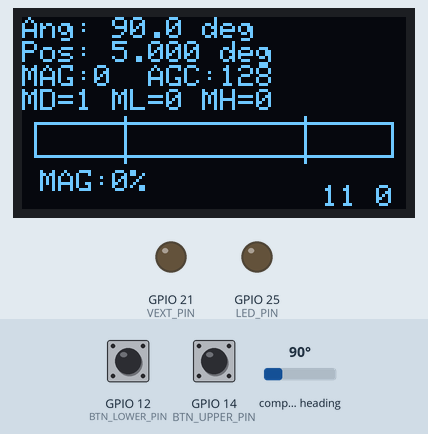
Recording of a sketch running on a simulated ESP32. Shown: 128×64 one-colour display, output pins drawn as LEDs (lit = HIGH). Wiring (inferred from the names in the program): AS5600 angle sensor at I2C address 0x36. Inputs (shaded band) come from the test bench; at power-on: compass heading 90°, GPIO 12 (BTN_LOWER_PIN) HIGH, GPIO 14 (BTN_UPPER_PIN) HIGH. Pins used as bus, display or sensor lines are not drawn; what the sketch prints to the serial monitor is not drawn.

Above: at 1.8 s.
1.9 s: compass heading set to 7°
At 2.4 s:
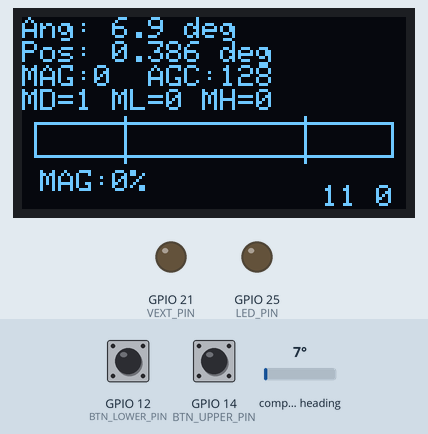
3.5 s: GPIO 12 (BTN_LOWER_PIN) pulled LOW for 0.15 s
At 3.65 s:
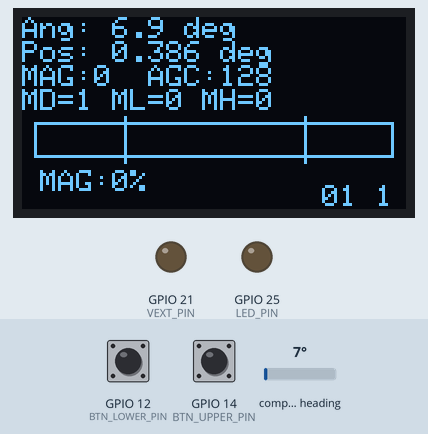
5.2 s: GPIO 14 (BTN_UPPER_PIN) pulled LOW for 0.15 s
At 6.5 s:
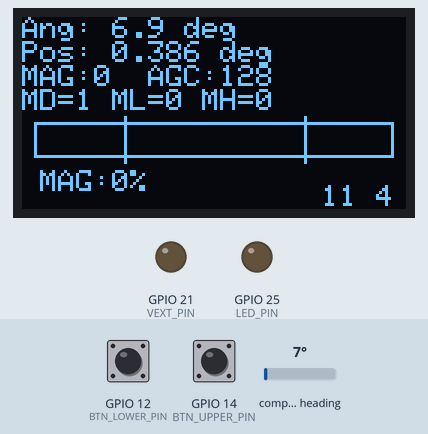
6.9 s: GPIO 14 (BTN_UPPER_PIN) pulled LOW for 1 s
At 7.8 s:
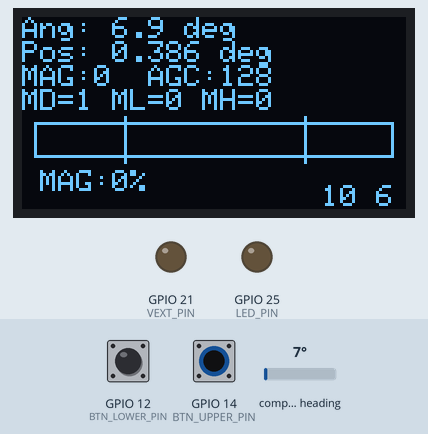
9.5 s: compass heading set to 90°
At 9.9 s:
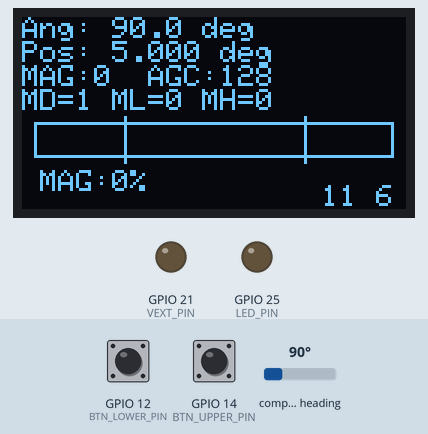
11.1 s: GPIO 12 (BTN_LOWER_PIN) pulled LOW for 1 s
At 12.0 s:
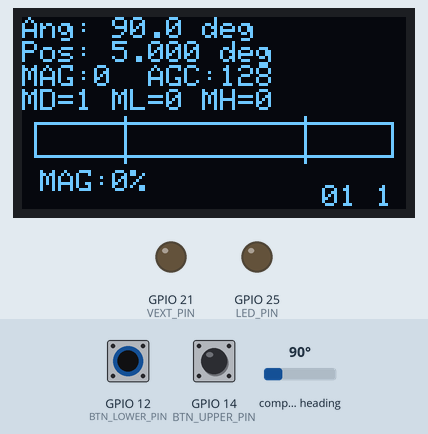
Timing chart, 0 to 14.1 s (numbered marks = the images above; inputs shaded):
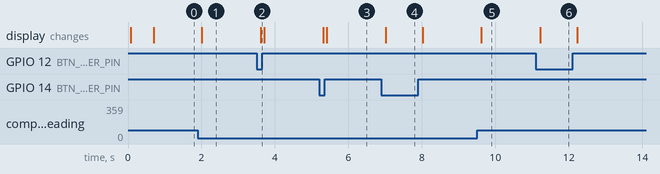

The sketch:

AS5600Cal.ino
```cpp
#include <Arduino.h>
#include "esp_timer.h"          //Include richiesto solo in core 3.x
#include <Wire.h>
#include <Adafruit_GFX.h>
#include <Adafruit_SSD1306.h>

// ========== Heltec WiFi Kit 32 pin ==========
constexpr uint8_t I2C_SDA_PIN = 4;
constexpr uint8_t I2C_SCL_PIN = 15;
constexpr uint8_t OLED_RES_PIN = 16;
constexpr uint8_t VEXT_PIN = 21;    // Vext control: LOW=ON, HIGH=OFF (commenta se non serve)
constexpr uint8_t LED_PIN = 25;     // Led bianco

// ========== I2C addresses ==========
constexpr uint8_t OLED_ADDR = 0x3C;
constexpr uint8_t AS5600_ADDR = 0x36;

// ========== AS5600 registers (MSB at lower addr) ==========
constexpr uint8_t REG_STATUS_H = 0x0B;
constexpr uint8_t REG_AGC = 0x1A;
constexpr uint8_t REG_MAGNITUDE = 0x1B;  // MSB; LSB=0x1C
constexpr uint8_t REG_RAW_ANGLE = 0x0C;  // MSB; LSB=0x0D

// ========== OLED setup ==========
constexpr int SCREEN_WIDTH = 128;
constexpr int SCREEN_HEIGHT = 64;
Adafruit_SSD1306 display(SCREEN_WIDTH, SCREEN_HEIGHT, &Wire, OLED_RES_PIN);

// ========== Stepper ==========
// BLU    B-
// ROSSO  B+
// VERDE  A-
// NERO   A+
constexpr uint8_t STEP_EN_PIN = 23;
constexpr uint8_t STEP_DIR_PIN = 19;
constexpr uint8_t STEP_PULSE_PIN = 22;

// ========== Buttons ==========
constexpr uint8_t BTN_LOWER_PIN = 12;
constexpr uint8_t BTN_UPPER_PIN = 14;

// ========== Timing ==========
constexpr uint32_t DISPLAY_UPDATE_MS = 100;
constexpr uint32_t KEY_SCAN_MS = 20;
// Velocissimo
// constexpr uint32_t STEP_RUN_PERIOD_US = 65;
// constexpr uint32_t STEP_START_PERIOD_US = 800;
// constexpr uint32_t STEP_ACCEL_TIME_MS = 2000;
constexpr uint32_t STEP_RUN_PERIOD_US = 1000;
constexpr uint32_t STEP_START_PERIOD_US = 1000;
constexpr uint32_t STEP_ACCEL_TIME_MS = 500;

// ========== Interrupt Timer ==========
esp_timer_handle_t toggle_timer;
bool motorEnabled = false;
bool motorAccelerating = false;
uint32_t currentStepPeriodUs = STEP_START_PERIOD_US;
int64_t motorAccelStartUs = 0;

enum KeyState : uint8_t {
  KEY_IDLE = 0,
  KEY_LOWER_HELD,
  KEY_UPPER_HELD,
  KEY_LOWER_RELEASED,
  KEY_UPPER_RELEASED,
  KEY_LOWER_CONTINUOUS,
  KEY_UPPER_CONTINUOUS
};

static inline bool isPressed(uint8_t pin) {
  return digitalRead(pin) == LOW;
}

static inline void setMotorEnabled(bool enabled) {
  digitalWrite(STEP_EN_PIN, enabled ? HIGH : LOW);
}

static inline void setMotorDirection(bool forward) {
  digitalWrite(STEP_DIR_PIN, forward ? HIGH : LOW);
}

void setStepTimerPeriodUs(uint32_t periodUs) {
  if (currentStepPeriodUs == periodUs) {
    return;
  }

  esp_timer_stop(toggle_timer);
  esp_timer_start_periodic(toggle_timer, periodUs);
  currentStepPeriodUs = periodUs;
}

void startMotorMotion(bool forward) {
  setMotorDirection(forward);
  setStepTimerPeriodUs(STEP_START_PERIOD_US);
  setMotorEnabled(true);
  motorEnabled = true;
  motorAccelerating = true;
  motorAccelStartUs = esp_timer_get_time();
}

void stopMotorMotion() {
  setMotorEnabled(false);
  motorEnabled = false;
  motorAccelerating = false;
  setStepTimerPeriodUs(STEP_START_PERIOD_US);
}

void updateMotorAcceleration() {
  if (!motorEnabled || !motorAccelerating) {
    return;
  }

  const int64_t accelElapsedUs = esp_timer_get_time() - motorAccelStartUs;
  const int64_t accelTimeUs = (int64_t)STEP_ACCEL_TIME_MS * 1000LL;

  if (accelElapsedUs >= accelTimeUs) {
    setStepTimerPeriodUs(STEP_RUN_PERIOD_US);
    motorAccelerating = false;
    return;
  }

  const int32_t periodRange = (int32_t)STEP_START_PERIOD_US - (int32_t)STEP_RUN_PERIOD_US;
  const uint32_t nextPeriodUs = STEP_START_PERIOD_US - (uint32_t)((periodRange * accelElapsedUs) / accelTimeUs);
  setStepTimerPeriodUs(nextPeriodUs);
}

// ---------- ISR Timer ----------
void onTimer(void* arg) {
  static bool led_state = false;
  led_state = !led_state;
  digitalWrite(STEP_PULSE_PIN, led_state);
  //digitalWrite(LED_PIN, led_state);
}

// ---------- I2C helpers ----------
uint8_t readByte(uint8_t reg) {
  Wire.beginTransmission(AS5600_ADDR);
  Wire.write(reg);
  Wire.endTransmission(false);
  Wire.requestFrom(AS5600_ADDR, (uint8_t)1);
  return Wire.available() ? Wire.read() : 0;
}

uint16_t readWord(uint8_t regMSB) {
  Wire.beginTransmission(AS5600_ADDR);
  Wire.write(regMSB);              // MSB first (addr lower)
  Wire.endTransmission(false);
  Wire.requestFrom(AS5600_ADDR, (uint8_t)2);
  if (Wire.available() < 2) return 0;
  uint8_t msb = Wire.read();
  uint8_t lsb = Wire.read();
  return ((uint16_t)msb << 8) | lsb;
}

static inline int clamp(int v, int lo, int hi){ return v < lo ? lo : (v > hi ? hi : v); }

// Track the AS5600 angle across multiple turns by unwrapping the 0..4095 value.
float computeContinuousAngleDeg(uint16_t rawAngle) {
  static bool initialized = false;
  static int32_t turnCount = 0;
  static uint16_t prevRawAngle = 0;

  const int16_t wrapThreshold = 2048;  // Half a turn in AS5600 counts.

  if (!initialized) {
    prevRawAngle = rawAngle;
    initialized = true;
  } else {
    int16_t delta = (int16_t)rawAngle - (int16_t)prevRawAngle;

    if (delta > wrapThreshold) {
      turnCount--;
    } else if (delta < -wrapThreshold) {
      turnCount++;
    }

    prevRawAngle = rawAngle;
  }

  int32_t continuousCounts = (turnCount * 4096L) + rawAngle;
  return (continuousCounts * 360.0f) / 4096.0f;
}

KeyState updateKeyStateMachine(bool lowerPressed, bool upperPressed) {
  static KeyState state = KEY_IDLE;

  switch (state) {
    case KEY_IDLE:     //stato iniziale. se premo un tasto avvio il motore nella direzione desiderata
      if (lowerPressed) {
        startMotorMotion(true);
        state = KEY_LOWER_HELD;
      }
      else if (upperPressed) {
        startMotorMotion(false);
        state = KEY_UPPER_HELD;
      }
      break;

    case KEY_LOWER_HELD:   //è stato premuto o rilasciato il tasto 12, finchè è premuto resto qui
      if (!lowerPressed) {
        stopMotorMotion();
        state = KEY_LOWER_RELEASED;
      }
      break;
    case KEY_UPPER_HELD:   //è stato premuto o rilasciato il tasto 14, finchè è premuto resto qui
      if (!upperPressed) {
        stopMotorMotion();
        state = KEY_UPPER_RELEASED;
      }
      break;

    case KEY_LOWER_RELEASED: //è stato rilasciato il tasto 12, la prossima pressione dello stesso avvia il motore indefinitamente
            // se il tasto è cambiato, cambia direzione e entra in modalità temporanea per quella direzione
      if (lowerPressed) {
        startMotorMotion(true);
        state = KEY_LOWER_CONTINUOUS;
      }
      else if (upperPressed) {
        startMotorMotion(false);
        state = KEY_UPPER_HELD;
      }
      break;
    case KEY_UPPER_RELEASED: //è stato rilasciato il tasto 14, la prossima pressione dello stesso avvia il motore indefinitamente
            // se il tasto è cambiato, cambia direzione e entra in modalità temporanea per quella direzione
      if (lowerPressed) {
        startMotorMotion(true);
        state = KEY_LOWER_HELD;
      }
      else if (upperPressed) {
        startMotorMotion(false);
        state = KEY_UPPER_CONTINUOUS;
      }
      break;

    case KEY_LOWER_CONTINUOUS: //i cambi di stato del tasto 12 non modificano lo stao: il motore continua a girare, il 14 ferma tutto
      if (upperPressed) {
        stopMotorMotion();
        state = KEY_IDLE;
      }
      break;
    case KEY_UPPER_CONTINUOUS: //i cambi di stato del tasto 14 non modificano lo stao: il motore continua a girare, il 12 ferma tutto
      if (lowerPressed) {
        stopMotorMotion();
        state = KEY_IDLE;
      }
      break;

    default:
      stopMotorMotion();
      state = KEY_IDLE;
  }

  return state;
}

// ---------- Setup ----------
void setup() {
  // (opzionale) abilita Vext per alimentare OLED/sensori
  pinMode(VEXT_PIN, OUTPUT);
  digitalWrite(VEXT_PIN, LOW);     // Vext ON
  // led
  pinMode(LED_PIN, OUTPUT);
  digitalWrite(LED_PIN, LOW);      // Led off

  pinMode(BTN_LOWER_PIN, INPUT_PULLUP);
  pinMode(BTN_UPPER_PIN, INPUT_PULLUP);
  digitalRead(BTN_LOWER_PIN);       // Pulsante inferiore
  digitalRead(BTN_UPPER_PIN);       // Pulsante superiore

  pinMode(STEP_EN_PIN, OUTPUT);
  digitalWrite(STEP_EN_PIN, LOW);    //23 verde ENABLE high = 0
  pinMode(STEP_DIR_PIN, OUTPUT);
  digitalWrite(STEP_DIR_PIN, HIGH);  //19 giallo DIR  high = 0
  pinMode(STEP_PULSE_PIN, OUTPUT);
  digitalWrite(STEP_PULSE_PIN, HIGH); //22 arancio  STEP  high = 0

  delay(20);

  // Crea il timer periodico
  const esp_timer_create_args_t timer_args = {
    .callback = &onTimer,
    .arg = NULL,
    .dispatch_method = ESP_TIMER_TASK,  // default
    .name = "toggle_timer"
  };
  esp_timer_create(&timer_args, &toggle_timer);
  // Avvia il timer ogni 500000 µs = 500 ms
  esp_timer_start_periodic(toggle_timer, currentStepPeriodUs);

  Serial.begin(115200);

  // I2C su pin Heltec
  Wire.begin(I2C_SDA_PIN, I2C_SCL_PIN);

  // OLED init
  if (!display.begin(SSD1306_SWITCHCAPVCC, OLED_ADDR)) {
    Serial.println("OLED init failed");
    while (1) { delay(1000); }
  }
  display.clearDisplay();
  display.setTextSize(1);
  display.setTextColor(SSD1306_WHITE);
  display.setCursor(0,0);
  display.println("Heltec AS5600");
  display.display();
  delay(600);

  // Header CSV
  Serial.println("timestamp_ms,MD,ML,MH,AGC,MAGNITUDE,RAW_ANGLE,ANGLE_deg,ANGLE_MULTI_deg");
}

// ---------- Loop ----------
void loop() {
  uint32_t t = millis();
  static uint32_t lastDisplayUpdateMs = 0;
  static uint32_t lastKeyScanMs = 0;
  static KeyState keyState = KEY_IDLE;
  bool lowerPressed = isPressed(BTN_LOWER_PIN);
  bool upperPressed = isPressed(BTN_UPPER_PIN);

  uint16_t rawAngle  = readWord(REG_RAW_ANGLE);

  float angle_deg = (rawAngle * 360.0f) / 4096.0f;
  float angle_multi_deg = computeContinuousAngleDeg(rawAngle);

  updateMotorAcceleration();

  if ((uint32_t)(t - lastKeyScanMs) >= KEY_SCAN_MS) {
    lastKeyScanMs = t;
    keyState = updateKeyStateMachine(lowerPressed, upperPressed);
  }

  if ((uint32_t)(t - lastDisplayUpdateMs) >= DISPLAY_UPDATE_MS) {
    lastDisplayUpdateMs = t;

    uint8_t status     = readByte(REG_STATUS_H);
    uint8_t agc        = readByte(REG_AGC);
    uint16_t magnitude = readWord(REG_MAGNITUDE);

    uint8_t MD = (status & 0x20) ? 1 : 0;
    uint8_t ML = (status & 0x10) ? 1 : 0;
    uint8_t MH = (status & 0x08) ? 1 : 0;

  // ---- Serial CSV ----
    Serial.print(t);            Serial.print(',');
    Serial.print(MD);           Serial.print(',');
    Serial.print(ML);           Serial.print(',');
    Serial.print(MH);           Serial.print(',');
    Serial.print(agc);          Serial.print(',');
    Serial.print(magnitude);    Serial.print(',');
    Serial.print(rawAngle);     Serial.print(',');
    Serial.print(angle_deg, 2); Serial.print(',');
    Serial.println(angle_multi_deg, 2);

    // ---- OLED ----
    display.clearDisplay();
    display.setCursor(0,0);
    //display.println("AS5600 @Heltec");

    display.print("Ang: ");
    display.print(angle_deg, 1);
    display.println(" deg");

    display.print("Pos: ");
    display.print(angle_multi_deg * (20.0/360.0), 3);
    display.println(" deg");

    display.print("MAG:");
    display.print(magnitude);
    display.print("  AGC:");
    display.println(agc);

    display.print("MD=");
    display.print(MD); display.print(" ML=");
    display.print(ML); display.print(" MH=");
    display.println(MH);

    // === Barra Magnitude ===
    const int x0 = 4, y0 = 35, W = 120, H = 12;
    display.drawRect(x0, y0, W, H, SSD1306_WHITE);      // bordo
    int x25 = x0 + (W * 25) / 100;
    int x75 = x0 + (W * 75) / 100;
    display.drawFastVLine(x25, y0-2, H+4, SSD1306_WHITE);
    display.drawFastVLine(x75, y0-2, H+4, SSD1306_WHITE);

    int fillW = (int)((uint32_t)magnitude * W / 4095U);
    fillW = clamp(fillW, 0, W-2);
    if (fillW > 0) display.fillRect(x0+1, y0+1, fillW, H-2, SSD1306_WHITE);

    int perc = (int)((uint32_t)magnitude * 100 / 4095U);
    display.setCursor(x0 + W + 2, y0 + 8);
    display.setTextSize(1);
    display.print(" MAG:"); display.print(perc); display.print('%');

    display.setCursor(100, 56);
    display.setTextSize(1);
    display.print(lowerPressed ? 0 : 1);
    display.print(upperPressed ? 0 : 1);
    display.print(" "); display.print(keyState);

    display.display();
  }

  /*
  esp_timer_stop(toggle_timer);                     //arresta il timer
  esp_timer_start_periodic(toggle_timer, 1000000);  // cambia il periodo a 1s
  */
}
```

Measured:
- after the input at 1.9 s, the display: changes after 0.11 s (image 1)
- after the input at 3.5 s, the display: changes after 0.11 s (image 2)
- after the input at 5.2 s, the display: first changes after 0.11 s (image 3 shows a later state)
- after the input at 6.9 s, the display: changes after 0.12 s (image 4)
- after the input at 9.5 s, the display: changes after 0.12 s (image 5)
- after the input at 11.1 s, the display: changes after 0.12 s (image 6)
